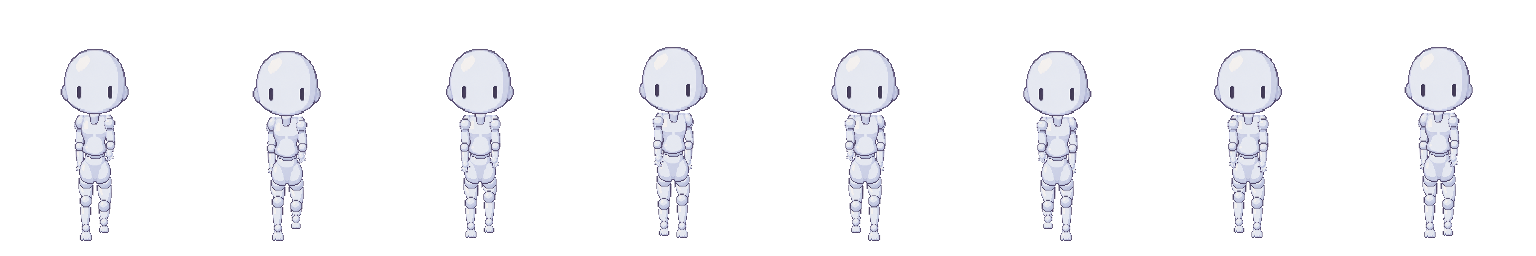
#> input picture walk-graphics-handoff/workspace/plain-walk-v1/plain-front-8frames.png, 1536 x 256 px, given in place of front.png, which was not available
$ python extract_parts.py
#> lines starting #> are read from the running program, lines starting #| are printed output that depends on the picture; after the words box and inside, x2 and y2 are one past the last pixel; in counts of white or black regions, pixels touching at a corner belong together; pictures that were not available may be replaced by others from this repository, and a replacement may not be noted
from pathlib import Path
import json,base64
import numpy as np
from PIL import Image

ROOT=Path(__file__).parent
NAMES=['head','upper_body','lower_body','neck','upper_arm','elbow','forearm','hand','thigh','knee','shin','foot','shoulder','hip','wrist','ankle']
SIZES={
 'front':[(68,65),(39,41),(32,33),(11,15),(10,29),(9,9),(8,23),(9,10),(15,33),(12,12),(11,34),(12,15),(11,11),(15,15),(7,7),(8,8)],
 'side':[(60,64),(30,41),(27,33),(10,15),(10,29),(9,9),(8,23),(9,10),(15,33),(12,12),(11,34),(22,14),(11,11),(15,15),(7,7),(8,8)]}

def clean(im):
    a=np.array(im.convert('RGBA'));a[:,:,3]=np.where(a[:,:,3]>=210,255,0)
    # Alpha fringe in the generated atlas is excluded before registration.
    opaque=a[:,:,3]>0;seen=np.zeros_like(opaque);largest=[]
    for y,x in zip(*np.nonzero(opaque)):
        if seen[y,x]:continue
        todo=[(y,x)];seen[y,x]=1;component=[]
        while todo:
            yy,xx=todo.pop();component.append((yy,xx))
            for dy,dx in [(0,1),(0,-1),(1,0),(-1,0),(1,1),(1,-1),(-1,1),(-1,-1)]:
                ny,nx=yy+dy,xx+dx
                if 0<=ny<a.shape[0] and 0<=nx<a.shape[1] and opaque[ny,nx] and not seen[ny,nx]:
                    seen[ny,nx]=1;todo.append((ny,nx))
        if len(component)>len(largest):largest=component
    a[:,:,3]=0
    yy,xx=zip(*largest);a[yy,xx,3]=255
    im=Image.fromarray(a);return im.crop(im.getbbox())

assets={}
for view in ['front','side']:
    atlas=Image.open(ROOT/f'source-atlases/{view}.png');w,h=atlas.size
#> further down, atlas is the input picture: PIL image 1536x256 RGBA; mean R, G, B, A 29.5, 29.7, 32, 36.6
#> after `w, h = atlas.size`: w = 1536; h = 256
    folder=ROOT/'parts'/view;folder.mkdir(parents=True,exist_ok=True)
    assets[view]={}
    for i,(name,size) in enumerate(zip(NAMES,SIZES[view])):
        col,row=i%4,i//4
        p=clean(atlas.crop((round(col*w/4),round(row*h/4),round((col+1)*w/4),round((row+1)*h/4))))
        if name=='upper_body':
            # The collar peg is supplied by the independent neck asset.
            p=p.crop((0,round(p.height*.13),p.width,p.height))
        p=p.resize(size,Image.Resampling.NEAREST);p.save(folder/f'{name}.png')
        data={'file':f'parts/{view}/{name}.png','size':list(size),'pivot':[size[0]/2,size[1]/2]}
        if name in ['upper_arm','forearm','thigh','shin']:
            data.update(pivot=[size[0]/2,3],end=[size[0]/2,size[1]-3],length=size[1]-6)
        if name=='head':data['pivot']=[34,62] if view=='front' else [28,61]
        if name=='upper_body':data['pivot']=[size[0]/2,38]
        if name=='lower_body':data['pivot']=[size[0]/2,2]
        if name=='hand':data['pivot']=[size[0]/2,2]
        if name=='foot':
            data['pivot']=[6,2] if view=='front' else [7,2]
            ys,xs=np.nonzero(np.array(p)[:,:,3]);data['opaque_corners']=[[int(x+dx),int(y+dy)] for y,x in zip(ys,xs) for dx,dy in [(0,0),(0,1),(1,0),(1,1)]]
        assets[view][name]=data
#> this loop made 16 passes
#> pass 1, in clean, `a = np.array(im.convert('RGBA'))`:
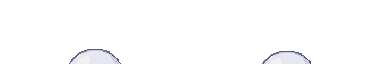
#> a: shape (64, 384, 4); mean R, G, B, A 9, 9, 9.6, 11; transparent parts drawn white
#> pass 1, in clean, `opaque = a[:, :, 3] > 0`:
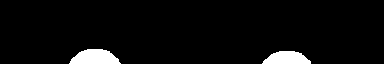
#> opaque: shape (64, 384) bool; 4.3% white; 2 white regions, box (x1, y1, x2, y2) and area: (69, 49, 121, 64) 583, (262, 51, 311, 64) 481
#> pass 1, `p = p.resize(size, Image.Resampling.NEAREST)`:
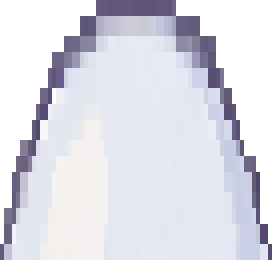
#> p: PIL image 68x65 RGBA (shown 4 times larger); mean R, G, B, A 156.2, 156.5, 165.6, 190.3; transparent parts drawn white
#> after the loop, assets = 1 item
#> (the run stopped early here; a loop or call above may not have finished)
